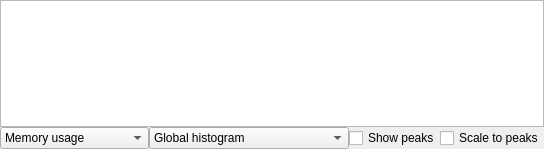
<?xml version="1.0" encoding="UTF-8"?>
<ui version="4.0">
 <class>HistogramWidgetClass</class>
 <widget class="QWidget" name="HistogramWidgetClass">
  <property name="geometry">
   <rect>
    <x>0</x>
    <y>0</y>
    <width>434</width>
    <height>149</height>
   </rect>
  </property>
  <property name="sizePolicy">
   <sizepolicy hsizetype="Minimum" vsizetype="Preferred">
    <horstretch>0</horstretch>
    <verstretch>0</verstretch>
   </sizepolicy>
  </property>
  <property name="windowTitle">
   <string>Form</string>
  </property>
  <property name="windowIcon">
   <iconset resource="mtuner.qrc">
    <normaloff>:/MTuner/resources/images/Histogram64.png</normaloff>:/MTuner/resources/images/Histogram64.png</iconset>
  </property>
  <layout class="QVBoxLayout" name="verticalLayout">
   <property name="spacing">
    <number>0</number>
   </property>
   <property name="sizeConstraint">
    <enum>QLayout::SetMinimumSize</enum>
   </property>
   <property name="margin" stdset="0">
    <number>0</number>
   </property>
   <item>
    <widget class="HistogramView" name="graphicsView">
     <property name="sizePolicy">
      <sizepolicy hsizetype="Minimum" vsizetype="Expanding">
       <horstretch>0</horstretch>
       <verstretch>0</verstretch>
      </sizepolicy>
     </property>
     <property name="cacheMode">
      <set>QGraphicsView::CacheBackground</set>
     </property>
    </widget>
   </item>
   <item>
    <layout class="QHBoxLayout" name="horizontalLayout">
     <property name="sizeConstraint">
      <enum>QLayout::SetDefaultConstraint</enum>
     </property>
     <item>
      <widget class="QComboBox" name="comboType">
       <property name="sizePolicy">
        <sizepolicy hsizetype="Preferred" vsizetype="Fixed">
         <horstretch>0</horstretch>
         <verstretch>0</verstretch>
        </sizepolicy>
       </property>
       <item>
        <property name="text">
         <string>Memory usage</string>
        </property>
       </item>
       <item>
        <property name="text">
         <string>Allocation overhead</string>
        </property>
       </item>
       <item>
        <property name="text">
         <string>Number of allocations</string>
        </property>
       </item>
      </widget>
     </item>
     <item>
      <widget class="QComboBox" name="comboHistogram">
       <property name="sizePolicy">
        <sizepolicy hsizetype="Preferred" vsizetype="Fixed">
         <horstretch>0</horstretch>
         <verstretch>0</verstretch>
        </sizepolicy>
       </property>
       <property name="toolTip">
        <string>Select which time range to show histograms for</string>
       </property>
       <item>
        <property name="text">
         <string>Global histogram</string>
        </property>
       </item>
       <item>
        <property name="text">
         <string>Snapshot histogram</string>
        </property>
       </item>
       <item>
        <property name="text">
         <string>Global and snapshot histogram</string>
        </property>
       </item>
      </widget>
     </item>
     <item>
      <widget class="QCheckBox" name="checkBoxPeaks">
       <property name="toolTip">
        <string>Shows peak values alongside current values</string>
       </property>
       <property name="text">
        <string>Show peaks</string>
       </property>
      </widget>
     </item>
     <item>
      <widget class="QCheckBox" name="checkBoxScale">
       <property name="toolTip">
        <string>If checked, all values are normalized to peak values.
Otherwise, relative scale is used.</string>
       </property>
       <property name="text">
        <string>Scale to peaks</string>
       </property>
      </widget>
     </item>
    </layout>
   </item>
  </layout>
 </widget>
 <customwidgets>
  <customwidget>
   <class>HistogramView</class>
   <extends>QGraphicsView</extends>
   <header>../../src/histogramview.h</header>
  </customwidget>
 </customwidgets>
 <resources>
  <include location="mtuner.qrc"/>
 </resources>
 <connections/>
</ui>
